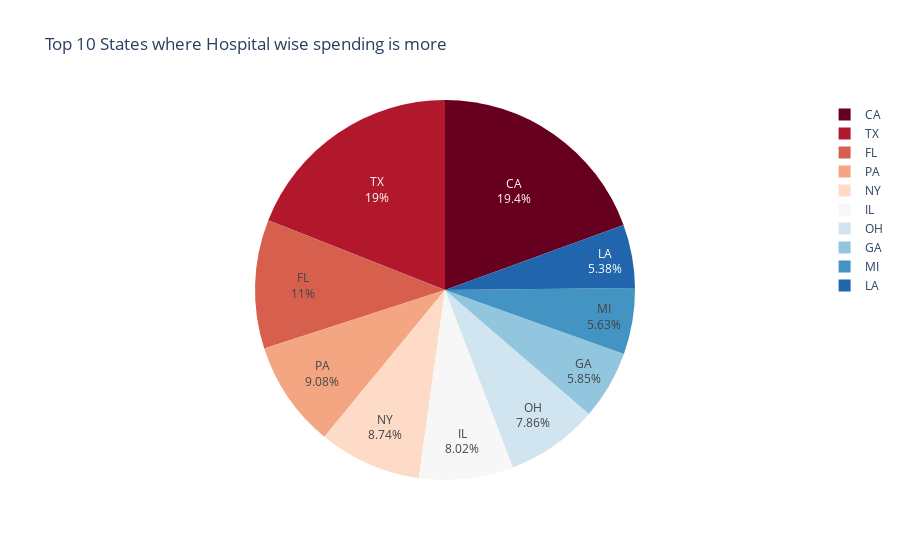

Notebook code for this chart:
### Code cell
# l= top_ten['State']
# sizes = top_ten['Spending']
# fig1, ax1 = plt.subplots()
# color_set = sns.color_palette("hls", 10)
# ax1.pie(sizes,labels=l, autopct='%1.1f%%',startangle = 90,  colors = color_set, radius = 1.8)
# plt.show()


fig = px.pie(top_ten,values = 'Spending', names = 'State',color_discrete_sequence=px.colors.sequential.RdBu,
            title='Top 10 States where Hospital wise spending is more')
fig.update_traces(textposition='inside', textinfo='percent+label')
fig.show()

### Figure 1 — Plotly figure (JSON) as saved in the notebook; plotly's stock layout.template omitted (floating-point values rounded to 4 significant figures)
{"data": [{"domain": {"x": [0, 1], "y": [0, 1]}, "hovertemplate": "State=%{label}<br>Spending=%{value}<extra></extra>", "labels": ["CA", "TX", "FL", "PA", "NY", "IL", "OH", "GA", "MI", "LA"], "legendgroup": "", "name": "", "showlegend": true, "textinfo": "percent+label", "textposition": "inside", "type": "pie", "values": [9.936, 9.712, 5.603, 4.637, 4.466, 4.099, 4.017, 2.99, 2.877, 2.75]}], "layout": {"legend": {"tracegroupgap": 0}, "piecolorway": ["rgb(103,0,31)", "rgb(178,24,43)", "rgb(214,96,77)", "rgb(244,165,130)", "rgb(253,219,199)", "rgb(247,247,247)", "rgb(209,229,240)", "rgb(146,197,222)", "rgb(67,147,195)", "rgb(33,102,172)", "rgb(5,48,97)"], "title": {"text": "Top 10 States where Hospital wise spending is more"}}}
